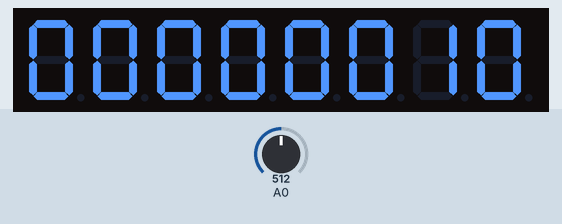
This sketch was run on a simulated ESP8266 (NodeMCU). Shown: 8-digit seven-segment display. Wiring (inferred from the names in the program): MAX7219 LED driver: data D3; clock D2; CS D1. Inputs (shaded band) come from the test bench; at power-on: A0 = 512.

Above: at 1.2 s.
1.3 s: A0 set to 10
At 1.38 s:
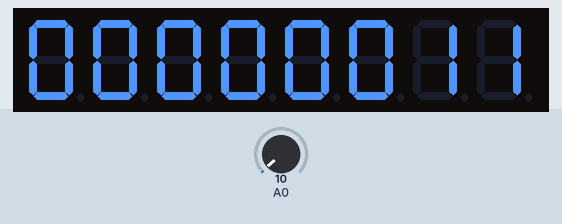
3.0 s: A0 set to 30
At 4.01 s:
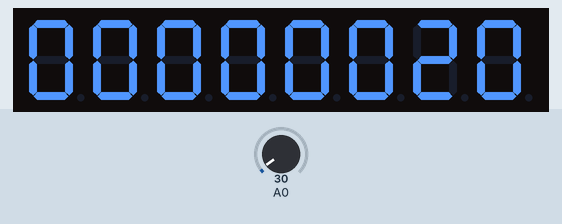
4.6 s: A0 set to 0
At 5.6 s:
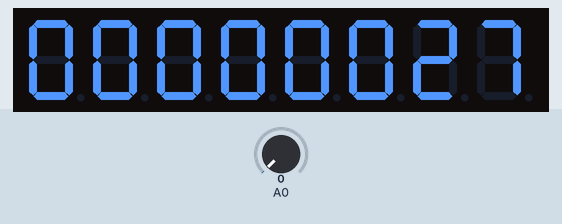
Timing chart, 0 to 7.6 s (numbered marks = the images above; inputs shaded):
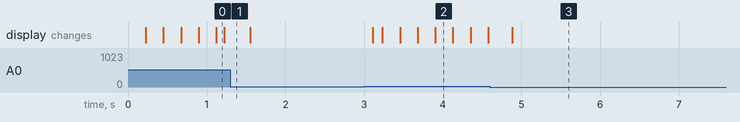

Measured:
- after the input at 3.0 s, the display: first changes after 0.11 s (image 2 shows a later state)

The sketch:

Barkometer.ino
```cpp
//
// Use one MAX7219 to control 8-digit seven-segment display
// the display module: http://www.icshop.com.tw/product_info.php/products_id/20686
//
// MAX7219 datasheet: https://datasheets.maximintegrated.com/en/ds/MAX7219-MAX7221.pdf
//

// the MAX7219 address map (datasheet table 2)
#define MAX7219_DECODE_REG      (0x09)
#define MAX7219_INTENSITY_REG   (0x0A)
#define MAX7219_SCANLIMIT_REG   (0x0B)
#define MAX7219_SHUTDOWN_REG    (0X0C)
#define MAX7219_DISPLAYTEST_REG (0x0F)
#define MAX7219_DIGIT_REG(pos)  ((pos) + 1)

// shutdown mode (datasheet table 3)
#define MAX7219_OFF             (0x0)
#define MAX7219_ON              (0x1)

// pin 13 of MAX7219 (CLK)
const int clock_pin = D2;
// pin 12 of MAX7219 (LOAD)
const int data_latch_pin = D1;
// pin 1 of MAX7219 (DIN)
const int data_input_pin = D3;

// digit pattern for a 7-segment display. datasheet table 5
const byte digit_pattern[17] =
{
  B01111110,  // 0
  B00110000,  // 1
  B01101101,  // 2
  B01111001,  // 3
  B00110011,  // 4
  B01011011,  // 5
  B01011111,  // 6
  B01110000,  // 7
  B01111111,  // 8
  B01111011,  // 9
  B01110111,  // A
  B00011111,  // b
  B01001110,  // C
  B00111101,  // d
  B01001111,  // E
  B01000111,  // F
  B00000001   // -
};

#define DP_FLAG       (B10000000)
#define NUM_OF_DIGITS (8)

unsigned int digit_base = 10;
unsigned int barks = 0;
unsigned int mic = 0;
unsigned int threshold = 20;

// update the register value of MAX7219
void set_register(byte address, byte value)
{
  digitalWrite(data_latch_pin, LOW);
  shiftOut(data_input_pin, clock_pin, MSBFIRST, address);
  shiftOut(data_input_pin, clock_pin, MSBFIRST, value);
  digitalWrite(data_latch_pin, HIGH);
}

void init_max7219()
{
  // disable test mode. datasheet table 10
  set_register(MAX7219_DISPLAYTEST_REG, MAX7219_OFF);
  // set medium intensity. datasheet table 7
  set_register(MAX7219_INTENSITY_REG, 0x8);
  // turn off display. datasheet table 3
  set_register(MAX7219_SHUTDOWN_REG, MAX7219_OFF);
  // drive 8 digits. datasheet table 8
  set_register(MAX7219_SCANLIMIT_REG, 7);
  // no decode mode for all positions. datasheet table 4
  set_register(MAX7219_DECODE_REG, B00000000);
}

void setup()
{
  // init pin states
  pinMode(clock_pin, OUTPUT);
  pinMode(data_latch_pin, OUTPUT);
  pinMode(data_input_pin, OUTPUT);

  // init MAX2719 states
  init_max7219();

  Serial.begin(115200);
  Serial.println();
  Serial.println();

}

void loop()  {
    mic = analogRead(A0);
    if (mic > threshold) {
      barks++;
      delay(100);
    }
    writeNumber(barks);
    delay(10);
}


void writeNumber(unsigned int number) {

  int i;
  unsigned int digit_value;
  byte byte_data;

  // turn off display first
  set_register(MAX7219_SHUTDOWN_REG, MAX7219_OFF);

  for (i = 0; i < NUM_OF_DIGITS; i++) {
    digit_value = number % digit_base;
    number /= digit_base;
    byte_data = digit_pattern[digit_value];
    set_register(MAX7219_DIGIT_REG(i), byte_data);
  }

  // turn on display
  set_register(MAX7219_SHUTDOWN_REG, MAX7219_ON);

}
```
